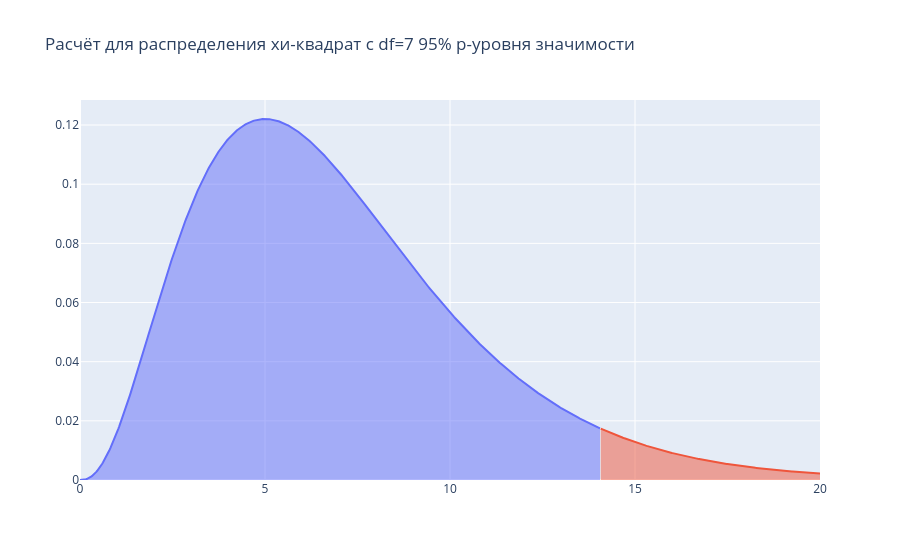

This figure's notebook cell:
### Code cell
from scipy.stats import chi2
import numpy as np
import plotly.graph_objects as go

fig = go.Figure()

p = 0.95
x = np.linspace(0, 20, 1000)
df = 7

chi_value = chi2.isf(1-p, df=df)
y = chi2.pdf(x, df=df)
left_x, right_x = x <= chi_value, x >= chi_value # -> bool
fig.add_traces([go.Scatter(x=x[left_x], y=y[left_x], fill='tozeroy'), go.Scatter(x=x[right_x], y=y[right_x], fill='tozeroy')])
fig.update_layout(title='Расчёт для распределения хи-квадрат c df=7 95% p-уровня значимости', showlegend=False)
fig.show()

### Figure 1 — Plotly figure (JSON) as saved in the notebook; plotly's stock layout.template omitted (floating-point values rounded to 4 significant figures; data arrays with more than 128 entries replaced by an {"elided": "..."} marker saying what was removed)
{"data": [{"fill": "tozeroy", "type": "scatter", "x": {"elided": "703 float values"}, "y": {"elided": "703 float values"}}, {"fill": "tozeroy", "type": "scatter", "x": {"elided": "297 float values"}, "y": {"elided": "297 float values"}}], "layout": {"showlegend": false, "title": {"text": "Расчёт для распределения хи-квадрат c df=7 95% p-уровня значимости"}}}
